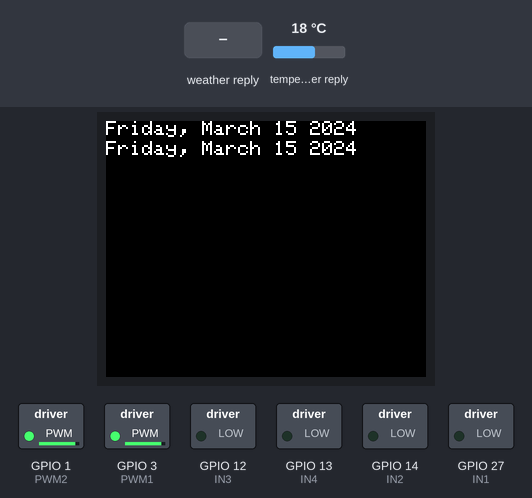
A sketch run on a simulated ESP32. On the bench: 160×128 colour display, switched loads named in the sketch (green lamp = pin HIGH). The test bench sets the inputs (shaded band); at power-on: temperature in the weather reply 18 °C. WiFi joins after 1.5 s; servers stay silent unless stated; the local clock reads 2024-03-15 10:24:30 at power-on unless the sketch sets it; web services answer with replies made up by the test bench; what the sketch prints to the serial monitor is not drawn.

Above: at 4.0 s.
4.1 s: weather in the web reply set to Clear
At 8.9 s:
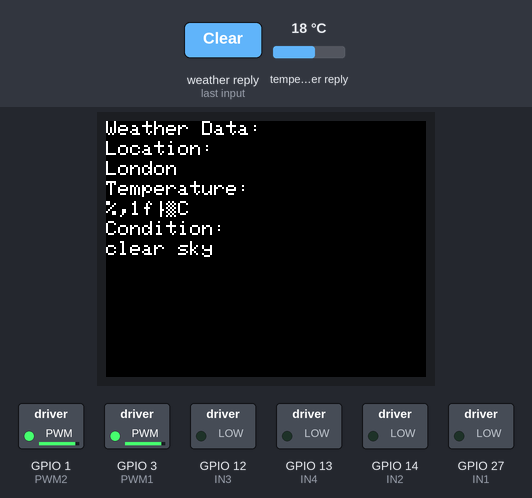
19.5 s: weather in the web reply set to Clouds
At 24.6 s:
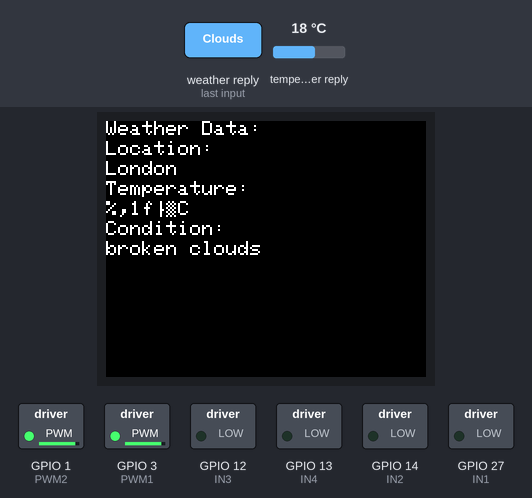
34.8 s: weather in the web reply set to Rain
At 39.1 s:
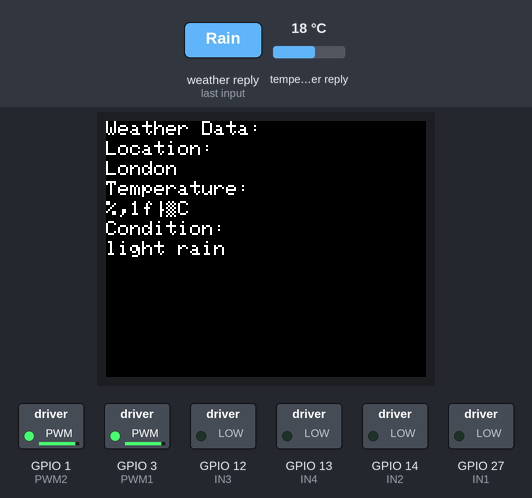
50.0 s: weather in the web reply set to Snow
At 54.8 s:
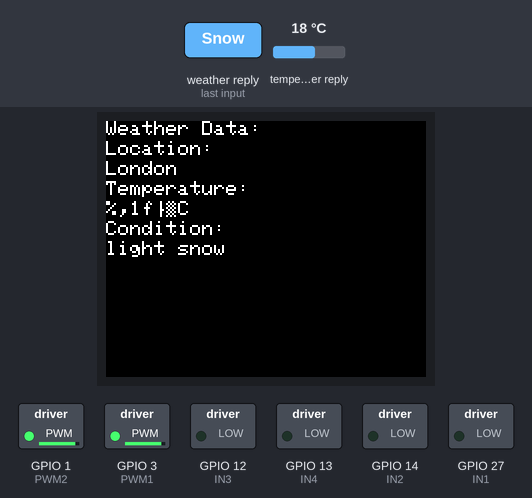
Timing chart, 0 to 56.3 s (numbered marks = the images above; inputs shaded):
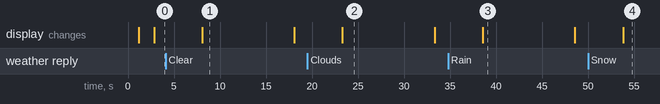

Measured:
- after the input at 4.1 s, the display: changes after 4.0 s (image 1)
- after the input at 19.5 s, the display: changes after 3.8 s (image 2)
- after the input at 34.8 s, the display: changes after 3.8 s (image 3)
- after the input at 50.0 s, the display: changes after 3.8 s (image 4)
- what the display in image 1 shows lasts 10.0 s, from 8.1 s to 18.1 s

The sketch:

projet5.ino
```cpp
#include <Adafruit_GFX.h>     // Core graphics library
#include <Adafruit_ST7735.h>  // Hardware-specific library for ST7735
#include <SPI.h>
#include <WiFi.h>
#include <Time.h>
#include <HTTPClient.h>
#include <ArduinoJson.h>

#include "projet5-setup.h"

#include "PIN_DEFINITIONS.h"
#include "CONSTANTS.h"

Adafruit_ST7735 tft = Adafruit_ST7735(TFT_CS, TFT_DC, TFT_RST);

float p = 3.1415926;

void setup(void) {
  tft.initR(INITR_GREENTAB);  // Adds offset to screen, required for Waveshare displays
  tft.setRotation(1);         // Rotate display by 90 degrees
  delay(1000);
  esp_setup();
  tft.fillScreen(ST77XX_BLACK);
  drawtext("ESP32 SETUP DONE", ST77XX_GREEN, 20, 50);
  wifi_setup();
  tft.fillScreen(ST77XX_BLACK);
  drawtext("WIFI SETUP DONE", ST77XX_GREEN, 20, 50);
  ntp_setup();
  tft.fillScreen(ST77XX_BLACK);
  drawtext("NTP SETUP DONE", ST77XX_GREEN, 20, 50);
}

void loop() {
  print_local_time();
  delay(5000);
  get_weather();
  delay(10000);
}

void adjust_height() {
  tft.fillScreen(ST77XX_BLACK);
  drawtext("PRESS S4 TO CONTINUE", ST77XX_GREEN, 20, 50);
  while (digitalRead(SW4_PIN))
    ;
  delay(50);
  while (!digitalRead(SW4_PIN))
    ;
  delay(50);

  tft.fillScreen(ST77XX_BLACK);
  drawtext("PRESS S4 TO EXIT", ST77XX_GREEN, 20, 50);
  while (digitalRead(SW4_PIN)) {
    if (!digitalRead(SW5_PIN_H)) {
      tft.fillScreen(ST77XX_BLACK);
      drawtext("MOTORS EXTENDING!", ST77XX_GREEN, 20, 50);
      while (!digitalRead(SW5_PIN_H)) {
        extend1();
        extend2();
      }
    }
    if (digitalRead(SW5_PIN_H) && digitalRead(SW5_PIN_L)) {
      tft.fillScreen(ST77XX_BLACK);
      drawtext("MOTORS OFF!", ST77XX_WHITE, 20, 50);
      while (digitalRead(SW5_PIN_H) && digitalRead(SW5_PIN_L)) {
        stop();
      }
    }
    if (!digitalRead(SW5_PIN_L)) {
      tft.fillScreen(ST77XX_BLACK);
      drawtext("MOTORS RETRACTING!", ST77XX_GREEN, 20, 50);
      while (!digitalRead(SW5_PIN_L)) {
        retract1();
        retract2();
      }
    }
  }
}

void get_weather() {
  if (WiFi.status() == WL_CONNECTED) {
    HTTPClient http;
    String url = String("http://api.weatherapi.com/v1/current.json?key=") + weather_api_key + "&q=" + city;

    http.begin(url);                    // Specify the URL
    int httpResponseCode = http.GET();  // Make the request

    if (httpResponseCode > 0) {
      String payload = http.getString();  // Get the response
      // Serial.println("Response:");
      // Serial.println(payload);

      // Parse JSON response
      StaticJsonDocument<1024> doc;
      deserializeJson(doc, payload);

      // Extract specific data
      const char* location = doc["location"]["name"];
      float tempC = doc["current"]["temp_c"];
      const char* condition = doc["current"]["condition"]["text"];

      char temp_str[16];
      sprintf(temp_str, "%,1f°C", tempC);

      // Print weather data
      tft.fillScreen(ST77XX_BLACK);
      drawtext("Weather Data:", ST77XX_WHITE, 0, 0);
      drawtext("Location: ", ST77XX_WHITE, 0, 10);
      drawtext(location, ST77XX_WHITE, 0, 20);
      drawtext("Temperature: ", ST77XX_WHITE, 0, 30);
      drawtext(temp_str, ST77XX_WHITE, 0, 40);
      drawtext("Condition: ", ST77XX_WHITE, 0, 50);
      drawtext(condition, ST77XX_WHITE, 0, 60);
    } else {
      char http_code_str[16];
      sprintf(http_code_str, "Error code: %d", httpResponseCode);
      tft.fillScreen(ST77XX_BLACK);
      drawtext("Error on HTTP request: ", ST77XX_WHITE, 0, 0);
      drawtext(http_code_str, ST77XX_WHITE, 0, 10);
    }
    http.end();  // Close connection
  }
}

void extend1() {
  digitalWrite(IN1, LOW);
  digitalWrite(IN2, HIGH);
}

void extend2() {
  digitalWrite(IN3, LOW);
  digitalWrite(IN4, HIGH);
}

void retract1() {
  digitalWrite(IN1, HIGH);
  digitalWrite(IN2, LOW);
}

void retract2() {
  digitalWrite(IN3, HIGH);
  digitalWrite(IN4, LOW);
}

void stop() {
  digitalWrite(IN1, LOW);
  digitalWrite(IN2, LOW);
  digitalWrite(IN3, LOW);
  digitalWrite(IN4, LOW);
}

void drawtext(const char* text, uint16_t color, int16_t x, int16_t y) {
  tft.setCursor(x, y);
  tft.setTextColor(color);
  tft.setTextWrap(false);
  tft.print(text);
}

void print_local_time() {
  struct tm timeinfo;
  if (!getLocalTime(&timeinfo)) {
    tft.fillScreen(ST77XX_BLACK);
    drawtext("Failed to obtain time!", ST77XX_WHITE, 0, 0);
    return;
  }
  char time_str[64];
  char time_str2[64];
  strftime(time_str, sizeof(time_str), "%A, %B %d %Y", &timeinfo);
  strftime(time_str2, sizeof(time_str2), "%H:%M:%S", &timeinfo);
  tft.fillScreen(ST77XX_BLACK);
  drawtext(time_str, ST77XX_WHITE, 0, 0);
  drawtext(time_str, ST77XX_WHITE, 0, 10);
}
```

CONSTANTS.h
```cpp
/*
  LCD
*/
#define WIDTH 160
#define HEIGHT 128
```

PIN_DEFINITIONS.h
```cpp
/*
  LCD PINS
*/
#define TFT_CS        2
#define TFT_RST       16 // Or set to -1 and connect to Arduino RESET pin
#define TFT_DC        15

/*
  PUSH BUTTON AND SWITCH PINS
*/
#define SW1_PIN 25
#define SW2_PIN 26
#define SW3_PIN 5
#define SW4_PIN 4
#define SW5_PIN_H 32
#define SW5_PIN_L 33

/*
  DOUBLE H-BRIDGE PINS
*/
#define IN1 27
#define IN2 14
#define IN3 12
#define IN4 13
#define PWM1 3
#define PWM2 1
/*
  MPU6050 PINS
*/
#define MPU_SDA 21
#define MPU_SCL 22

/*
  ULTRASONIC SENSOR PINS
*/
#define TRIG 1
#define ECHO 3

/*
  LED STRIP DATA PIN
*/
#define LED_DATA 17
```

projet5-setup.h
```cpp
#include "PIN_DEFINITIONS.h";

const char* weather_api_key = "bc60b091c29a4a6fa3725639241112";
const char* city = "Montreal";
const char* weather_api_url = "";

const char* ssid = "BELL278";
const char* passwd = "2C5D17D6A33F";
const char* ntp_serv = "pool.ntp.org";
const long gmt_offset_seconds = -18000;
const int daylight_offset_seconds = 3600;

void esp_setup() {
  pinMode(SW1_PIN, INPUT);
  pinMode(SW2_PIN, INPUT);
  pinMode(SW3_PIN, INPUT);
  pinMode(SW4_PIN, INPUT);
  pinMode(SW5_PIN_H, INPUT);
  pinMode(SW5_PIN_L, INPUT);

  pinMode(IN1, OUTPUT);
  pinMode(IN2, OUTPUT);
  pinMode(IN3, OUTPUT);
  pinMode(IN4, OUTPUT);
  pinMode(PWM1, OUTPUT);
  pinMode(PWM2, OUTPUT);


  analogWrite(PWM1, 230);
  analogWrite(PWM2, 230);
}

void wifi_setup() {
  WiFi.disconnect();
  delay(100);
  WiFi.mode(WIFI_STA);
  WiFi.begin(ssid, passwd);
  Serial.println("Connecting to WiFi");
  while (WiFi.status() != WL_CONNECTED) {
    delay(500);
    Serial.print(".");
  }
  Serial.print("Connected to ");
  Serial.println(ssid);
  Serial.print("ESP32 IP: ");
  Serial.println(WiFi.localIP());
}

void ntp_setup() {
  configTime(gmt_offset_seconds, daylight_offset_seconds, ntp_serv);
}
```
